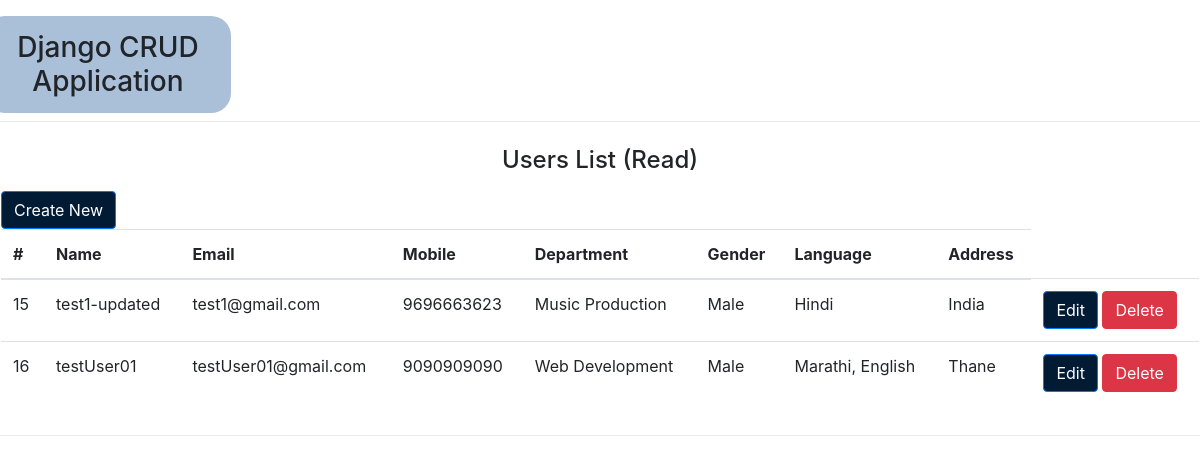
The page / on the database its author committed.
### crud_app/models.py (models this page shows, shortened)
class UserModel(models.Model):
    name = models.CharField(max_length=100, null=True, blank=True)
    email = models.EmailField(max_length=50, null=True, blank=True)
    mobile = models.IntegerField(null=True, blank=True)
    DEPARTMENTS = (
        ('', 'Select'),
        ('Music Production', 'Music Production'),
        ('Software Development', 'Software Development'),
        ('Web Development', 'Web Development'),
        ('Computer Gaming', 'Computer Gaming')
    )
    department = models.CharField(max_length=100, null=True, blank=True, choices=DEPARTMENTS)
    GENDERS = (
        ('Male', 'Male'),
        ('Female', 'Female'),
        ('Other', 'Other')
    )
    gender = models.CharField(max_length=10, choices=GENDERS, null=True, default=None)
    address = models.TextField(null=True, blank=True)
    LANGUAGES = (
        ('Marathi', 'Marathi'),
        ('English', 'English'),
        ('Hindi', 'Hindi')
    )
    language = MultiSelectField(max_length=20, null=True, blank=True, choices=LANGUAGES)
    date_created = models.DateTimeField(auto_now_add=True)

### crud_app/views.py (the view)
# urls.py: path('', read, name='read'),
def read(request):
    user_data = UserModel.objects.all()
    context = {'user_data': user_data}
    return render(request, 'crud_app/read.html',context)

### crud_app/templates/crud_app/read.html (shortened to what this page needs)
<!DOCTYPE html>
<html lang="en">
<head>
    <link rel="stylesheet" href="https://maxcdn.bootstrapcdn.com/bootstrap/4.0.0/css/bootstrap.min.css">
</head>
<body>
<div class="row gx-2 pt-3">
    <h3 class="text-center" style="background-color: #aac0d8;    border-radius: 31px; text-align:center; width: 20%; padding:15px; border-radius: 20px;">Django CRUD Application</h3>
    <div class="col-md-12 pt-4" style="border:1px solid #80808029; padding:15px; background-color:#ffffffde;">
        <h4 class="text-center mb-3">Users List (Read)</h4>
        <a class="btn btn-primary" style="background-color:#021b35" href="{% url 'create' %}" role="button">Create New</a>
    <table class="table">
            <thead>
                <tr>
                    <th scope="col">#</th>
                    <th scope="col">Name</th>
                    <th scope="col">Email</th>
                    <th scope="col">Mobile</th>
                    <th scope="col">Department</th>
                    <th scope="col">Gender</th>
                    <th scope="col">Language</th>
                    <th scope="col">Address</th>
                </tr>
            </thead>
        <tbody>
        {% for data in user_data %}
        <tr>
        <td>{{data.id}}</td>
        <td>{{data.name}}</td>
        <td>{{data.email}}</td>
        <td>{{data.mobile}}</td>
        <td>{{data.department}}</td>
        <td>{{data.gender}}</td>
        <td>{{data.language}}</td>
        <td>{{data.address}}</td>
        <td>
            <a class="btn btn-primary" style="background-color:#021b35" href="{% url 'update'  data.id %}">Edit</a>
            <a class="btn btn-danger" href="{% url 'delete'  data.id %}" onclick="return confirm('Are you sure?')">Delete</a>
        </td>
        </tr>
        {% endfor %}
        </tbody>
    </table>
</div>
</div>
</body>
</html>

### rows shown on the page
UserModel: id "15", name "test1-updated", email "test1@gmail.com", mobile "9696663623", department "Music Production", gender "Male", language "Hindi", address "India"
UserModel: id "16", name "testUser01", email "testUser01@gmail.com", mobile "9090909090", department "Web Development", gender "Male", language "Marathi, English", address "Thane"
